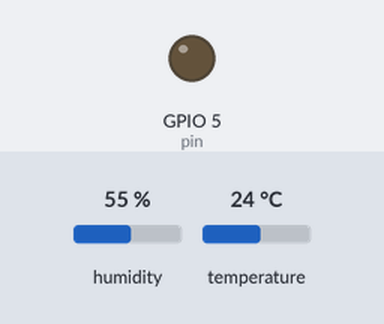
The sketch below on a simulated ESP8266 (NodeMCU). Parts: output pins drawn as LEDs (lit = HIGH). Inputs (shaded band) come from the test bench; at power-on: humidity 55 %, temperature 24 °C. WiFi joins after 1.5 s; servers stay silent unless stated; network time is answered at once with the bench clock; the local clock reads 2024-03-15 10:24:30 at power-on unless the sketch sets it; what the sketch prints to the serial monitor is not drawn.

Above: at 0.1 s.
At 1.6 s:
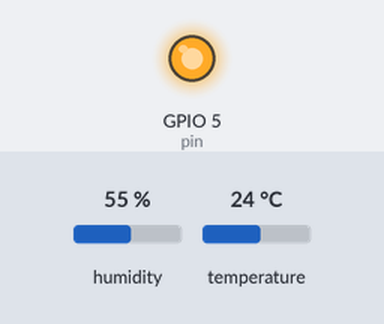
Timing chart, 0 to 3.1 s (numbered marks = the images above):
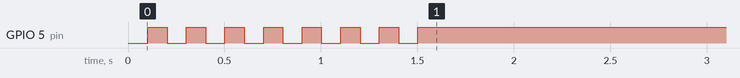

The sketch:

IntroApp.ino
```cpp
#include <ESP8266WiFi.h>
#include <FirebaseArduino.h>
#include <NTPClient.h>
#include <WiFiUdp.h>
#include "DHTesp.h"
DHTesp dht;


#define FIREBASE_HOST "dcage-e0208.firebaseio.com"
#define FIREBASE_AUTH "ggUPoYjRMEFBnY8TxkI8Vbk0Tyjm8GK0q8Se72TP"  //buat key baru di firebase,jangan pakai yang lama.
const char* ssid     = "Labodiaj Jkt 2";
const char* password = "labodiajkt2014";
const int pin = 5;
int ledState = LOW;


WiFiUDP ntpUDP;
NTPClient timeClient(ntpUDP);


String formattedDate;
String dayStamp;
String timeStamp;


void setup() {
  Serial.begin(115200);

  pinMode(pin, OUTPUT);
  digitalWrite(pin, ledState);

  dht.setup(14, DHTesp::DHT22);
  Serial.print("Connecting to ");
  Serial.println(ssid);
  WiFi.begin(ssid, password);
  while (WiFi.status() != WL_CONNECTED) {
//    delay(500);
//    digitalWrite(pin, ledState);

      delay(100);
      digitalWrite(pin,HIGH);
      delay(100);
      digitalWrite(pin,LOW);
      Serial.print(".");
  }
  // Print local IP address and start web server
  Serial.println("");
  Serial.println("WiFi connected.");
  Serial.println("IP address: ");
  Serial.println(WiFi.localIP());
//connect to firebase
  Firebase.begin(FIREBASE_HOST,FIREBASE_AUTH);

// Initialize a NTPClient to get time
  timeClient.begin();
  // Set offset time in seconds to adjust for your timezone, for example:
  // GMT +1 = 3600
  // GMT +8 = 28800
  // GMT -1 = -3600
  // GMT 0 = 0
  timeClient.setTimeOffset(25200);

  if(ledState == LOW){
    ledState = HIGH;
  }
  digitalWrite(pin, ledState);
}
void loop() {
  float h = dht.getHumidity();
  float t = dht.getTemperature();

  while(!timeClient.update()) {
    timeClient.forceUpdate();
  }
//  Serial.print("TEMP: ");
//  Serial.println(t);
//  Serial.print("HUMI: ");
//  Serial.println(h);
  formattedDate = timeClient.getFormattedDate();
  int splitT = formattedDate.indexOf("T");
  dayStamp = formattedDate.substring(0, splitT);
//  Serial.print("DATE: ");
//  Serial.println(dayStamp);
  timeStamp = formattedDate.substring(splitT+1, formattedDate.length()-1);
//  Serial.print("HOUR: ");
//  Serial.println(timeStamp);

  String data = String(t)+"@"+String(h)+"@"+String(dayStamp)+"@"+String(timeStamp);
  Firebase.pushString("/IntroAPP/DHT22/room2",data);
  Serial.println(data);
  delay(300000);

}
```
